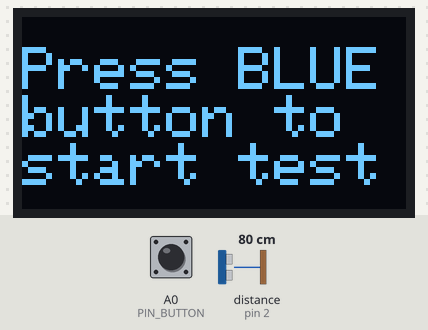
Bench run of a sketch on a simulated Arduino Uno, built with avr-gcc and run on an emulated ATmega328P. On the bench: 128×64 one-colour display. Inputs (shaded band) come from the test bench; at power-on: A0 (PIN_BUTTON) HIGH, distance to the obstacle (sensor on pin 2) 80 cm. The echo pulse lasts 58.3 µs per cm; what the sketch prints to the serial monitor is not drawn.

Above: at 1.2 s.
1.3 s: A0 (PIN_BUTTON) pulled LOW for 0.25 s
At 1.9 s:
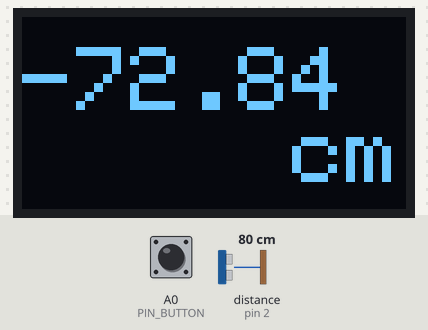
Timing chart, 0 to 4.3 s (numbered marks = the images above; inputs shaded):
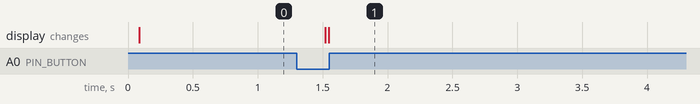

Measured:
- after the input at 1.3 s, the display: first changes after 0.22 s (image 1 shows a later state)

The sketch:

053_work.ino
```cpp
#include <SPI.h>
#include <Wire.h>
#include <Adafruit_GFX.h>
#include <Adafruit_SSD1306.h>

#define I2C_ADRESS 0x3C
#define SCREEN_WIDTH 128
#define SCREEN_HEIGHT 64
#define SCREEN_RESET -1
Adafruit_SSD1306 oled(SCREEN_WIDTH, SCREEN_HEIGHT, &Wire, SCREEN_RESET);

#define PIN_BUTTON A0
#define PIN_TRIG 3
#define PIN_ECHO 2

#define SOUND_SPEED_CM_S 343 * 100

int val_button_old;
float val_snoar;
void setup() {
  Serial.begin(115200);
  oled.begin(SSD1306_SWITCHCAPVCC, I2C_ADRESS);
  oled_text(2);
  oled.println("Press BLUEbutton to start test");
  oled.display();


  pinMode(PIN_BUTTON, INPUT_PULLUP);
  pinMode(PIN_ECHO, INPUT);
  pinMode(PIN_TRIG, OUTPUT);
}

void loop() {
  int val_button = digitalRead(PIN_BUTTON);
  if (val_button_old == 1 && val_button == 0) {
    sona(val_snoar);
    oled_text(3);
    oled.println(val_snoar);
    oled.println("     cm");
    oled.display();
  }
  val_button_old = val_button;
  delay(200);
}

void oled_text(int word_size) {
  oled.setCursor(0, 10);
  oled.setTextColor(WHITE);
  oled.setTextSize(word_size);
  oled.clearDisplay();
  oled.display();
}

void sona(float &distance_cm) {
  digitalWrite(PIN_TRIG, LOW);
  delayMicroseconds(2);
  digitalWrite(PIN_TRIG, HIGH);
  delayMicroseconds(10);
  digitalWrite(PIN_TRIG, LOW);

  float time_ping_s = pulseIn(PIN_ECHO, HIGH) / 1000000.;
  distance_cm = SOUND_SPEED_CM_S * time_ping_s / 2.;
  Serial.println(String(distance_cm) + " cm");
  Serial.println("----------");
}
```
